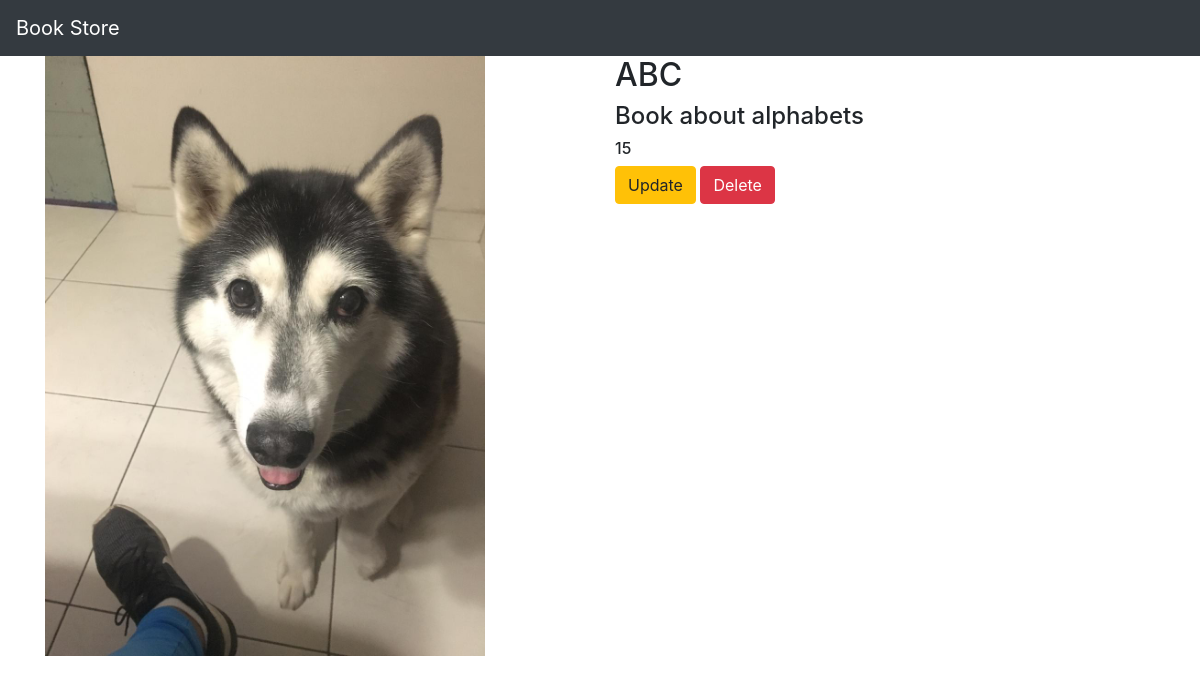
/book/2/, run on the app's committed database.
### myapp/models.py (models this page shows, shortened)
class Book(models.Model):
    name = models.CharField(max_length=100)
    desc = models.CharField(max_length=300)
    price = models.IntegerField()
    book_image = models.ImageField(default='default.jpg', upload_to='book_images/')

### myapp/views.py (the view)
# urls.py: path('book/<int:book_id>/', views.detail, name='detail'),
def detail(request, book_id):
    book = Book.objects.get(id=book_id)
    return render(request, 'myapp/detail.html',{'book':book})

### myapp/templates/myapp/detail.html
{% extends 'myapp/base.html' %}
{% block body %}
<div class="container">
    <div class="row">
        <div class="col-md-6">
            <img width="440" height="600" src="{{book.book_image.url}}">
        </div>
        <div class="col-md-6">
            <h2>{{book.name}}</h2>
            <h4>{{book.desc}}</h4>
            <h6>{{book.price}}</h6>
            <a class="btn btn-warning" href="{% url 'myapp:update' book.id %}">Update</a>
            <a class="btn btn-danger" href="{% url 'myapp:delete' book.id %}">Delete</a>
        </div>
    </div>
</div>
{% endblock %}

### myapp/static/myapp/style.css (style rules this page uses)
body { background-color: aqua; }

### data on the page
Book: book_image (placeholder picture), name "ABC", desc "Book about alphabets", price "15"
